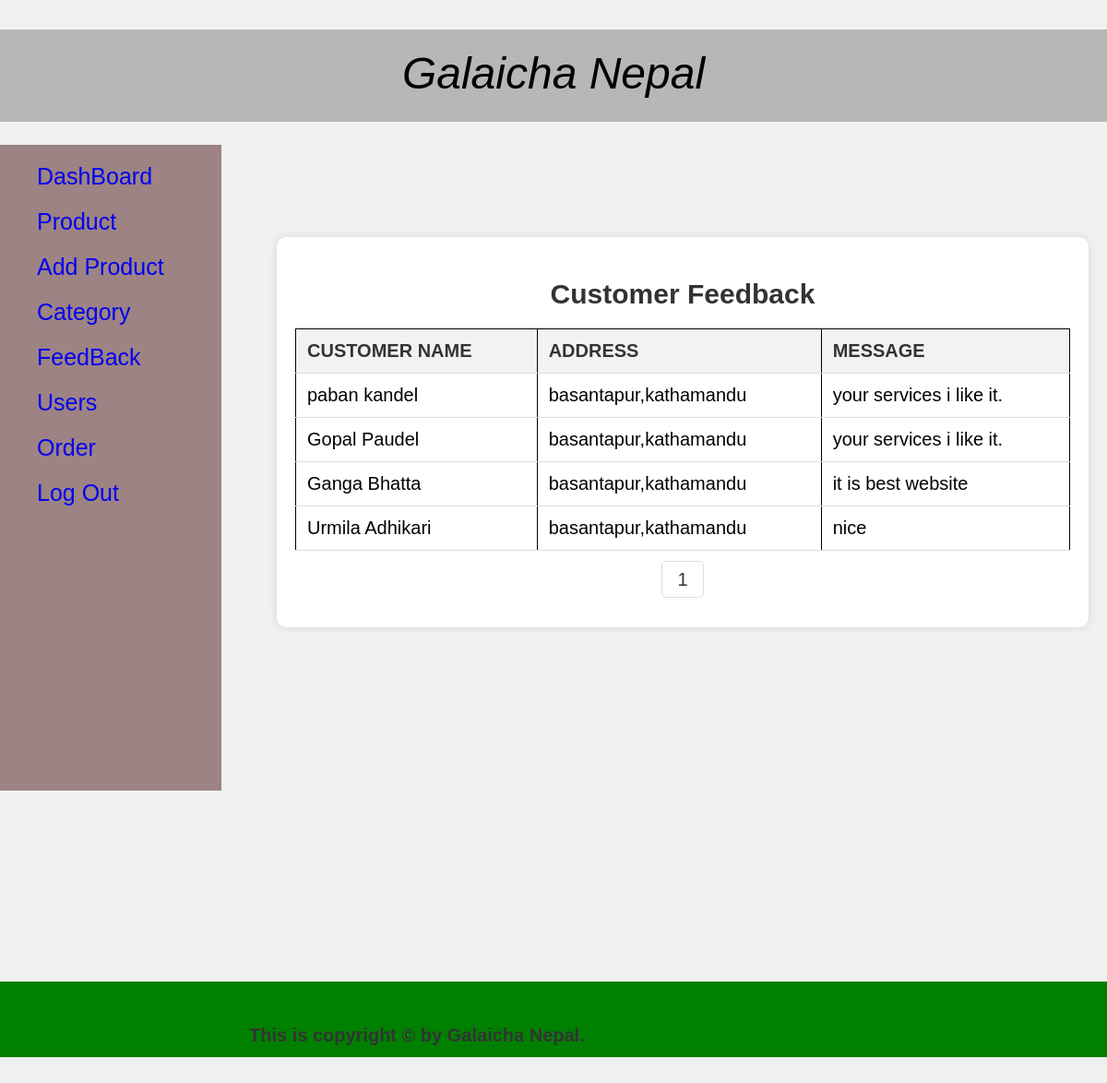
The app's page /admin/feedback.php with its own data.
### tables this page shows
CREATE TABLE `feedback` (
  `id` int(10) NOT NULL,
  `name` varchar(30) NOT NULL,
  `address` varchar(30) NOT NULL,
  `massage` varchar(30) NOT NULL
);

### admin/feedback.php (the view, shortened to what this page needs)
<?php
include "nav.php";
?>
<div class="main-container">
  <h2>Customer Feedback</h2>
  <table>
    <thead>
      <tr>
        <th>CUSTOMER NAME</th>
        <th>ADDRESS</th>
        <th>MESSAGE</th>
      </tr>
    </thead>
    <tbody>
      <?php
      include "config.php";
      $records_per_page = 10;
      $page = isset($_GET['page']) ? (int)$_GET['page'] : 1;
      $offset = ($page - 1) * $records_per_page;
      $count_sql = "SELECT COUNT(*) AS total FROM Feedback";
      $count_result = mysqli_query($conn, $count_sql);
      $count_row = mysqli_fetch_assoc($count_result);
      $total_records = $count_row['total'];
      $total_pages = ceil($total_records / $records_per_page);
      $sql = "SELECT * FROM Feedback LIMIT $offset, $records_per_page";
      $result = mysqli_query($conn, $sql);
      if (mysqli_num_rows($result) > 0) {
          while ($row = mysqli_fetch_assoc($result)) {
              echo "<tr>";
              echo "<td>{$row['name']}</td>";
              echo "<td>{$row['address']}</td>";
              echo "<td>{$row['massage']}</td>";
              echo "</tr>";
          }
      } else {
          echo "<tr><td colspan='3'>No feedback found</td></tr>";
      }
      ?>
    </tbody>
  </table>
  <ul class="pagination">
    <?php for ($i = 1; $i <= $total_pages; $i++): ?>
      <li><a href="?page=<?= $i; ?>"><?= $i; ?></a></li>
    <?php endfor; ?>
  </ul>
</div>
<?php
include "Footer.php";
?>

### css/home.css (style rules this page uses)
body { width: 100%; min-height: 100vh; background: aliceblue; display: block; margin: 0px; padding: 0px; font-size: 20px; color: black; }

### admin/feedback.php (style rules this page uses)
body { font-family: Arial, sans-serif; background-color: #f0f0f0; margin: 0; padding: 0; }
.main-container { width: 70%; margin-left:25%; margin-top:-50%; background-color: #fff; box-shadow: 0 0 10px rgba(0, 0, 0, 0.1); border-radius: 10px; padding: 20px; }
h2 { text-align: center; color: #333; margin-bottom: 20px; }
table { width: 100%; border-collapse: collapse; margin-bottom: 20px; }
th, td { padding: 12px; text-align: left; border-bottom: 1px solid #ddd; }
th { background-color: #f2f2f2; color: #333; }
.pagination { display: flex; justify-content: center; list-style: none; padding: 0; }
.pagination li { margin: 0 5px; }
.pagination a { text-decoration: none; color: #333; padding: 8px 16px; border: 1px solid #ddd; border-radius: 5px; transition: background-color 0.3s; }

### records on screen
feedback: name "paban kandel", address "basantapur,kathamandu", massage "your services i like it."
feedback: name "Gopal Paudel", address "basantapur,kathamandu", massage "your services i like it."
feedback: name "Ganga Bhatta", address "basantapur,kathamandu", massage "it is best website"
feedback: name "Urmila Adhikari", address "basantapur,kathamandu", massage "nice"
